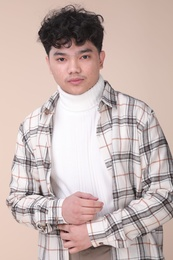
%> input picture out/production/Elective 3/Lab3 Final/forlab3.jpg, 173 x 260 px, shrunk from 1365 x 2048 before the run
$ octave lab3.m   (GNU Octave 9; MATLAB toolbox functions it lacks are replaced by stand-ins)
%> lines starting %> are read from the running program, lines starting %| are printed output that depends on the picture
% Smoothing demo in MATLAB using forlab3.png
close all; clc;

% Load the image
img = imread('forlab3.jpg');
%> img is the input picture: size 260x173x3 uint8; mean R, G, B 199.2, 181.2, 177.2

% Convert to double for bilateral filter if needed
imgDouble = im2double(img);

% Display original
subplot(1,5,1);
imshow(img);
title('Original');

% Homogeneous Blur (average filter)
homoBlur = imfilter(img, fspecial('average', [9 9]));
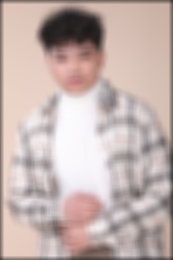
%> homoBlur: size 260x173x3 uint8; mean R, G, B 194.9, 177.3, 173.6
subplot(1,5,2);
imshow(homoBlur);
title('Homogeneous Blur');

% Gaussian Blur
gaussBlur = imgaussfilt(img, 2); % sigma = 2
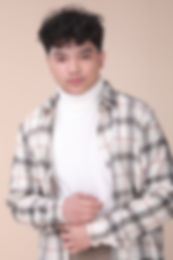
%> gaussBlur: size 260x173x3 uint8; mean R, G, B 199.2, 181.2, 177.2; mean of the top-left, top-right, bottom-left and bottom-right quarters 180.6, 182.3, 201, 179.7
subplot(1,5,3);
imshow(gaussBlur);
title('Gaussian Blur');

% Median Blur
% Apply median to each channel
medBlur = img;
for c = 1:size(img,3)
    medBlur(:,:,c) = medfilt2(img(:,:,c), [9 9]);
end
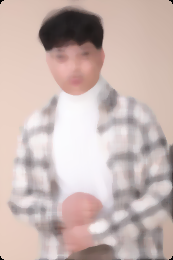
%> medBlur: size 260x173x3 uint8; mean R, G, B 201.5, 183.4, 179.3
subplot(1,5,4);
imshow(medBlur);
title('Median Blur');

% Bilateral Filter
bilateral = imbilatfilt(imgDouble, 0.1, 15);
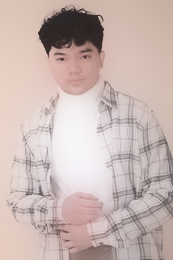
%> bilateral: size 260x173x3 double; mean R, G, B 0.789, 0.717, 0.701
subplot(1,5,5);
imshow(bilateral);
title('Bilateral Filter');
